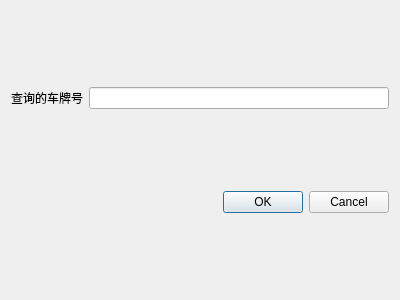
<?xml version="1.0" encoding="UTF-8"?>
<ui version="4.0">
 <class>SearchCar</class>
 <widget class="QDialog" name="SearchCar">
  <property name="geometry">
   <rect>
    <x>0</x>
    <y>0</y>
    <width>400</width>
    <height>300</height>
   </rect>
  </property>
  <property name="windowTitle">
   <string>Dialog</string>
  </property>
  <layout class="QVBoxLayout" name="verticalLayout">
   <item>
    <layout class="QHBoxLayout" name="horizontalLayout">
     <item>
      <widget class="QLabel" name="label">
       <property name="text">
        <string>查询的车牌号</string>
       </property>
      </widget>
     </item>
     <item>
      <widget class="QLineEdit" name="lineEdit"/>
     </item>
    </layout>
   </item>
   <item>
    <widget class="QDialogButtonBox" name="buttonBox">
     <property name="orientation">
      <enum>Qt::Horizontal</enum>
     </property>
     <property name="standardButtons">
      <set>QDialogButtonBox::Cancel|QDialogButtonBox::Ok</set>
     </property>
    </widget>
   </item>
  </layout>
 </widget>
 <resources/>
 <connections>
  <connection>
   <sender>buttonBox</sender>
   <signal>accepted()</signal>
   <receiver>SearchCar</receiver>
   <slot>accept()</slot>
   <hints>
    <hint type="sourcelabel">
     <x>248</x>
     <y>254</y>
    </hint>
    <hint type="destinationlabel">
     <x>157</x>
     <y>274</y>
    </hint>
   </hints>
  </connection>
  <connection>
   <sender>buttonBox</sender>
   <signal>rejected()</signal>
   <receiver>SearchCar</receiver>
   <slot>reject()</slot>
   <hints>
    <hint type="sourcelabel">
     <x>316</x>
     <y>260</y>
    </hint>
    <hint type="destinationlabel">
     <x>286</x>
     <y>274</y>
    </hint>
   </hints>
  </connection>
 </connections>
</ui>
